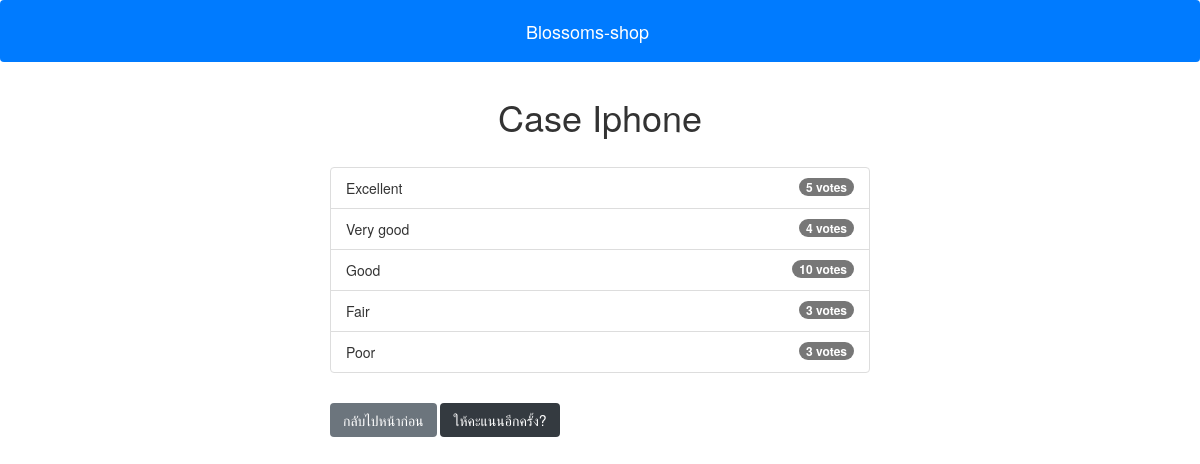
Screenshot of /polls/3/results/ with the database file from the repository.
### polls/models.py (models this page shows, shortened)
class Question(models.Model):
    question_text = models.CharField(max_length=200)
    pub_date = models.DateTimeField('date published')

class Choice(models.Model):
    question = models.ForeignKey(Question, on_delete=models.CASCADE)
    choice_text = models.CharField(max_length=200)
    votes = models.IntegerField(default=0)

### polls/views.py (the view)
# urls.py: path('<int:question_id>/results/', views.results, name='results'),
def results(request, question_id):
  question = get_object_or_404(Question, pk=question_id)
  return render(request, 'polls/results.html', { 'question': question })

### templates/polls/results.html (shortened to what this page needs)
{% extends 'base.html' %}
{% block content %}
<h1 class="mb-5 text-center">{{ question.question_text }}</h1>
<ul class="list-group mb-5">
	{% for choice in question.choice_set.all %}
	<li class="list-group-item">
		{{ choice.choice_text }}  <span class="badge badge-success float-right">{{ choice.votes }} vote{{ choice.votes | pluralize }}</span>
	</li>
	{% endfor %}
</ul>
<link href="https://maxcdn.bootstrapcdn.com/bootstrap/3.3.1/css/bootstrap.min.css" rel="stylesheet"/>
<link rel="stylesheet" href="https://cdnjs.cloudflare.com/ajax/libs/font-awesome/4.7.0/css/font-awesome.min.css">
<a class="btn btn-secondary" href="{% url 'polls:index' %}">กลับไปหน้าก่อน</a>
<a class="btn btn-dark" href="{% url 'polls:detail' question.id %}">ให้คะแนนอีกครั้ง?</a>
{% endblock %}

### templates/base.html (shortened to what this page needs)
<!DOCTYPE html>
<html lang="en">
  <head>
    <link
      rel="stylesheet"
      href="https://stackpath.bootstrapcdn.com/bootstrap/4.3.1/css/bootstrap.min.css"
    />
  </head>
  <body>
    {% include 'partials/_navbar.html' %}
    <div class="container">
      <div class="row">
        <div class="col-md-6 m-auto">
          {% block content %}{% endblock %}
        </div>
      </div>
    </div>
  </body>
</html>

### templates/partials/_navbar.html
<nav class="navbar navbar-dark bg-primary mb-4">
	<div class="container">
		<a class="navbar-brand" href="/">Blossoms-shop</a>
	</div>
</nav>

### rows the page displays
Question: question_text "Case Iphone"
Choice: choice_text "Excellent", votes "5", votes|pluralize "s"
Choice: choice_text "Very good", votes "4", votes|pluralize "s"
Choice: choice_text "Good", votes "10", votes|pluralize "s"
Choice: choice_text "Fair", votes "3", votes|pluralize "s"
Choice: choice_text "Poor", votes "3", votes|pluralize "s"
